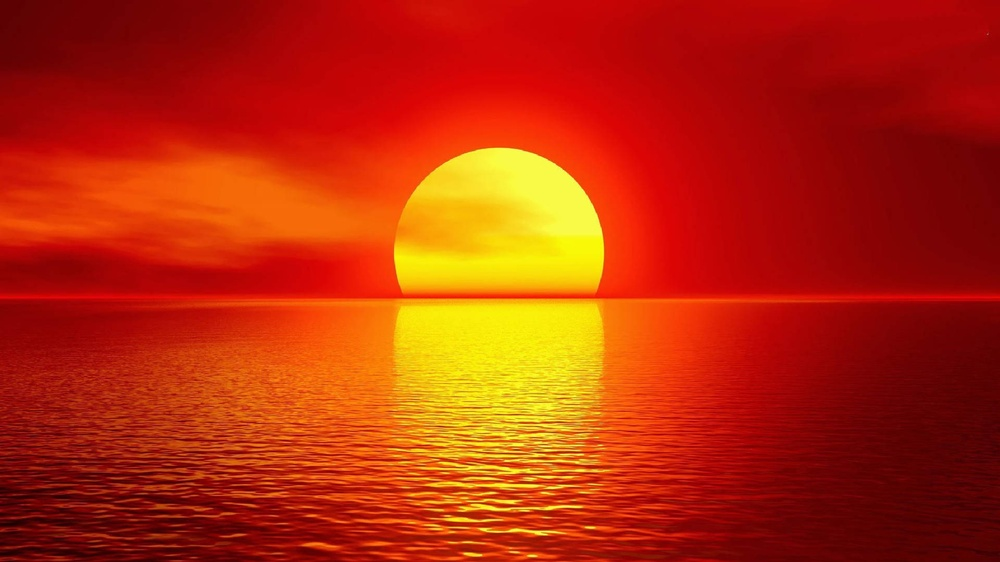
#> input picture Scripts/12345.jpg, 1000 x 562 px, shrunk from 1920 x 1080 before the run
$ python repartitionDemonstration.py
#> lines starting #> are read from the running program, lines starting #| are printed output that depends on the picture; after the words box and inside, x2 and y2 are one past the last pixel; in counts of white or black regions, pixels touching at a corner belong together
from PIL import Image


# source = Image.open("ColorDistinction/bus_go_brrr.jpg")
source = Image.open("12345.jpg")
#> source is the input picture: PIL image 1000x562 RGB; mean R, G, B 182.7, 43.4, 8.4

demonstrationImage = [
    Image.new("RGB",(source.width,source.height),(0,0,0)),
    Image.new("RGB",(source.width,source.height),(0,0,0)),
    Image.new("RGB",(source.width,source.height),(0,0,0))
]

testImage = Image.new("RGB",(source.width,source.height),(0,0,0))
#> testImage: PIL image 1000x562 RGB; every value is 0

for x in range(source.width):

    for y in range(source.height):

        for color in range(3):

            if source.getpixel((x,y))[color]%2 == 1:

                demonstrationImage[color].putpixel((x,y),(255,255,255))
                testImage.putpixel((x,y),(255,255,255))
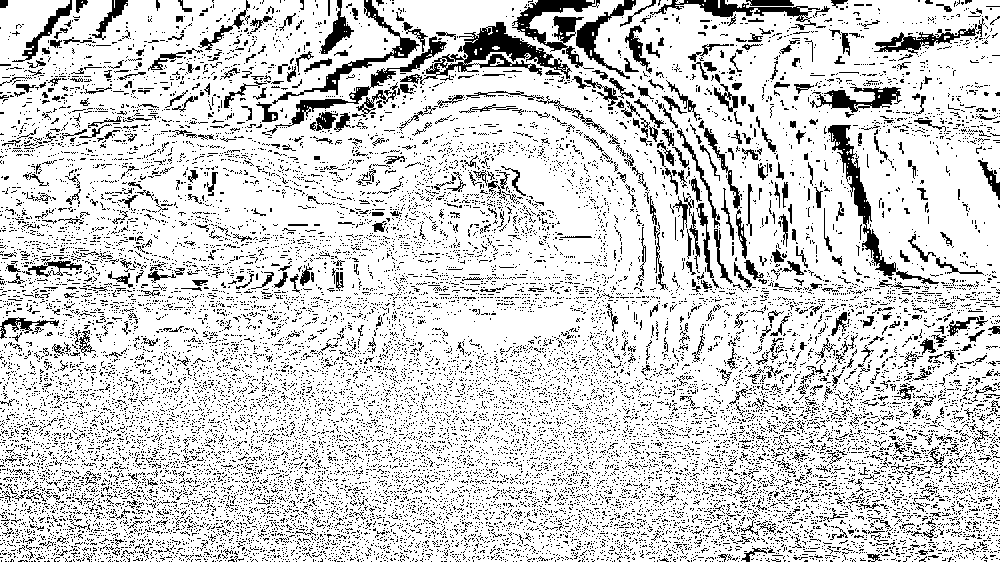
#> testImage: PIL image 1000x562 RGB; 82.8% white; black in thin lines or dots


demonstrationImage[0].save("demonstrationImageRed.jpg")
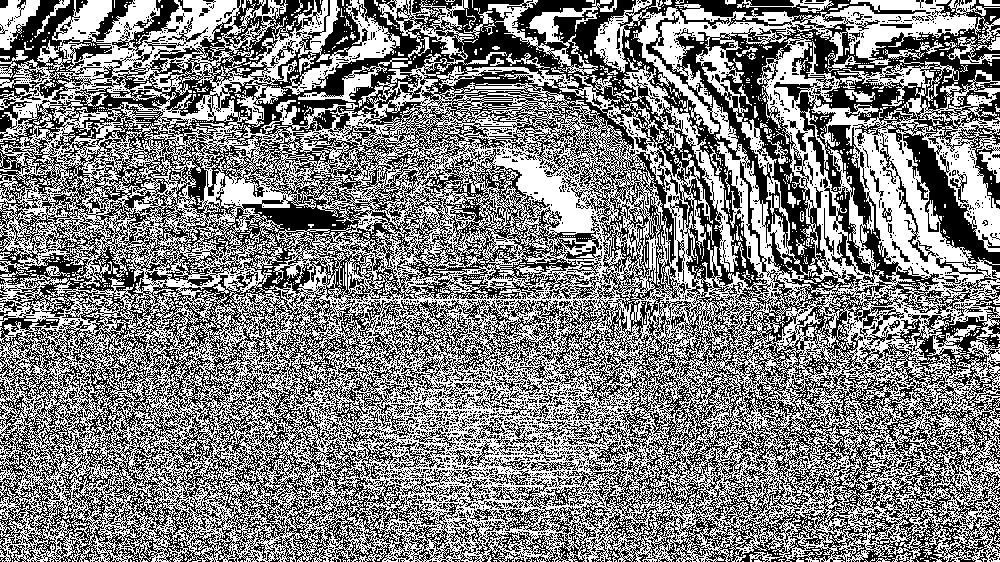
#> saved as demonstrationImageRed.jpg: PIL image 1000x562 RGB; 50.8% white; black in thin lines or dots
demonstrationImage[1].save("demonstrationImageGreen.jpg")
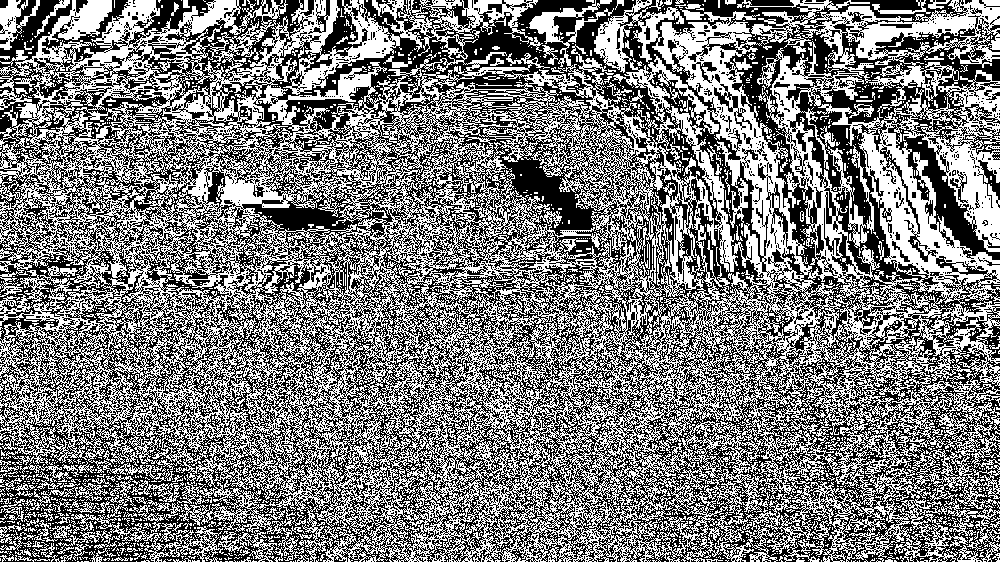
#> saved as demonstrationImageGreen.jpg: PIL image 1000x562 RGB; 48.9% white in thin lines or dots
demonstrationImage[2].save("demonstrationImageBlue.jpg")
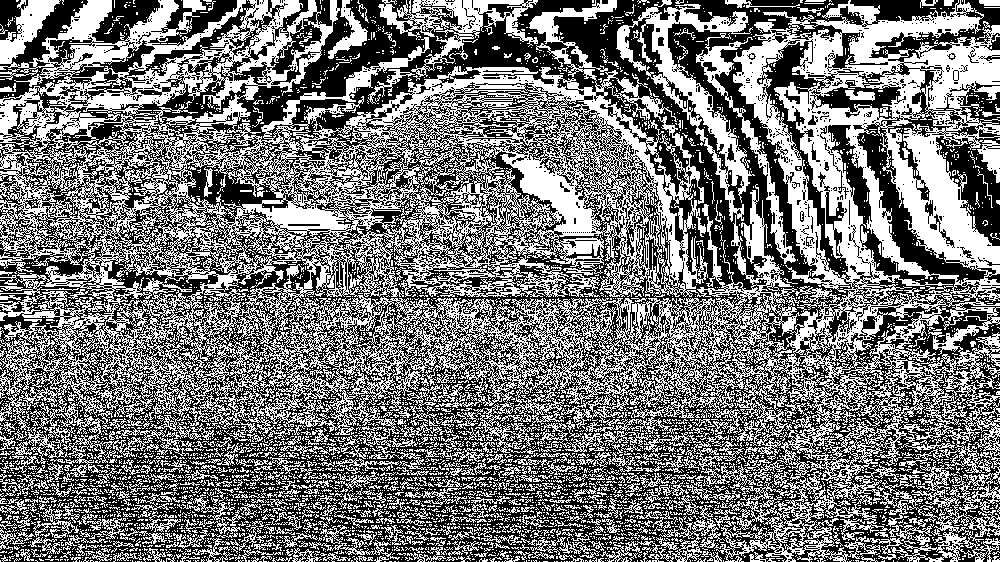
#> saved as demonstrationImageBlue.jpg: PIL image 1000x562 RGB; 46.8% white; 4773 white regions (4307 under 20 px), largest, box (x1, y1, x2, y2) and area: (0, 0, 1000, 562) 203428, (616, 4, 755, 222) 5979, (378, 0, 538, 77) 3601

testImage.save("testImage.jpg")

$ run again, with Scripts/ColorDistinction/bus_go_brrr.jpg copied over Scripts/12345.jpg
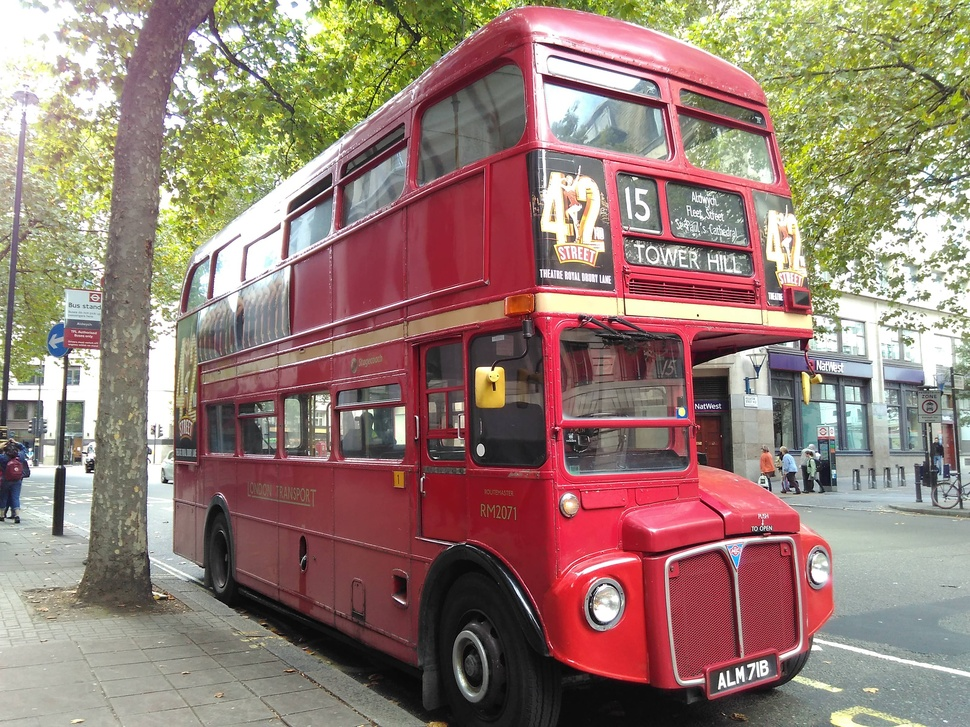
#> input picture Scripts/ColorDistinction/bus_go_brrr.jpg, 970 x 727 px, shrunk from 3200 x 2400 before the run
#> source is the input picture: PIL image 970x727 RGB; mean R, G, B 149.7, 125.2, 115.2
#> after the loop `for x in range(source.width):`:
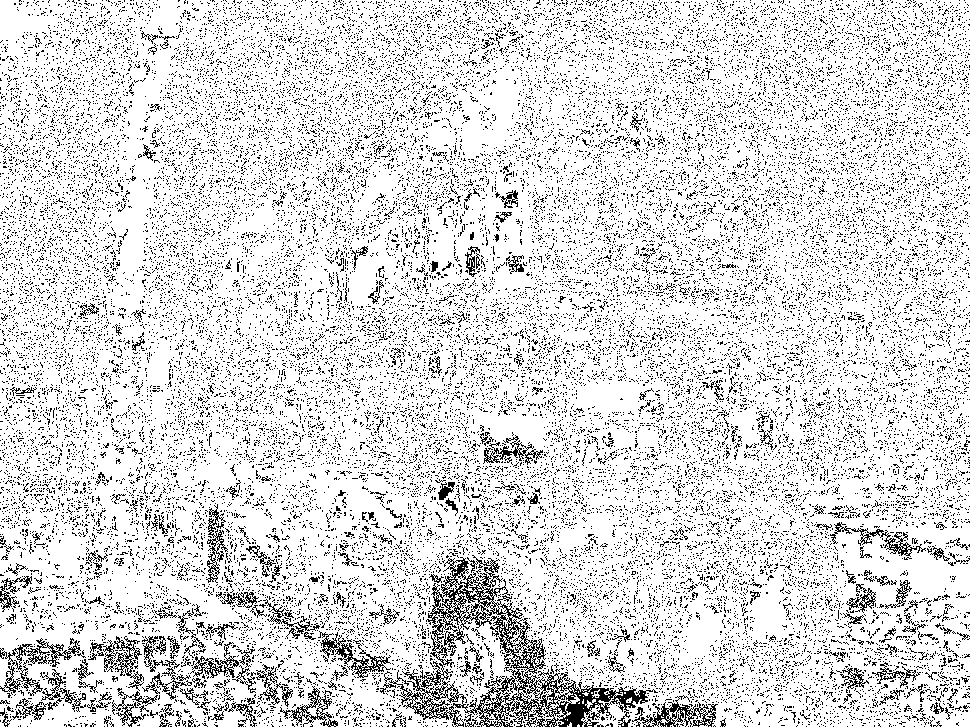
#> testImage: PIL image 970x727 RGB; 85.7% white; black in thin lines or dots
#> `demonstrationImage[2].save("demonstrationImageBlue.jpg")`:
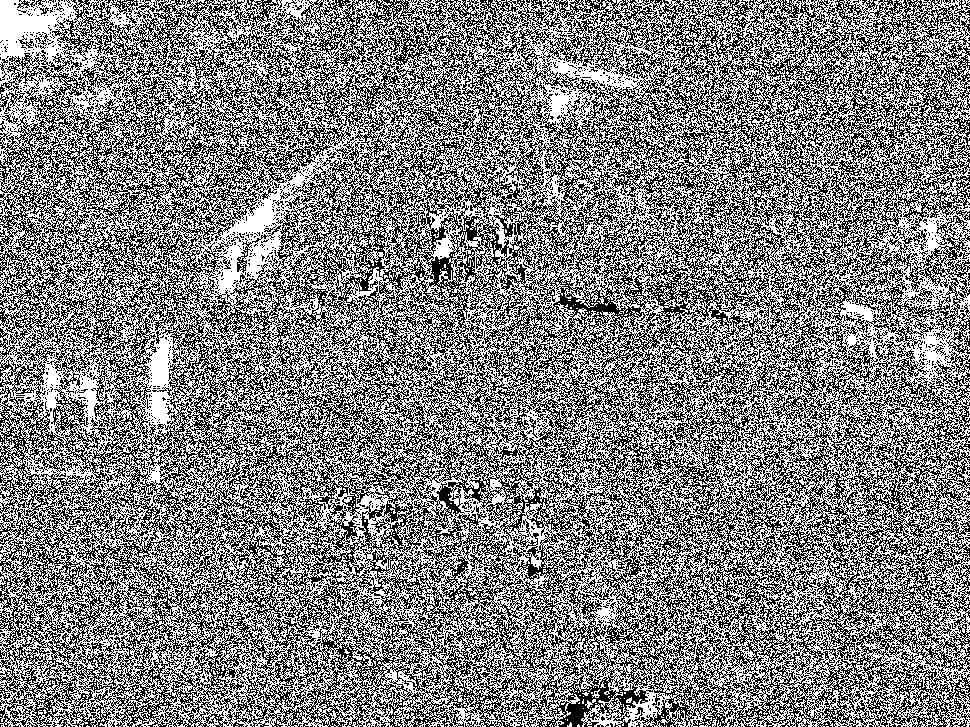
#> saved as demonstrationImageBlue.jpg: PIL image 970x727 RGB; 51.2% white; black in thin lines or dots

$ run again, with Scripts/farouk.jpeg copied over Scripts/12345.jpg
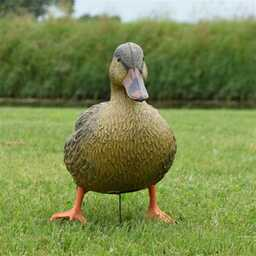
#> input picture Scripts/farouk.jpeg, 256 x 256 px
#> source is the input picture: PIL image 256x256 RGB; mean R, G, B 122, 136.9, 77.6
#> after the loop `for x in range(source.width):`:
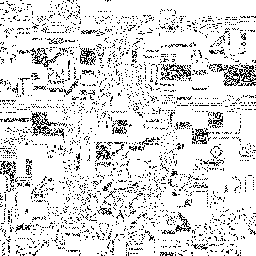
#> testImage: PIL image 256x256 RGB; 87.4% white; black in thin lines or dots
#> `demonstrationImage[2].save("demonstrationImageBlue.jpg")`:
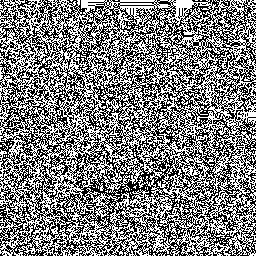
#> saved as demonstrationImageBlue.jpg: PIL image 256x256 RGB; 50% white in thin lines or dots
